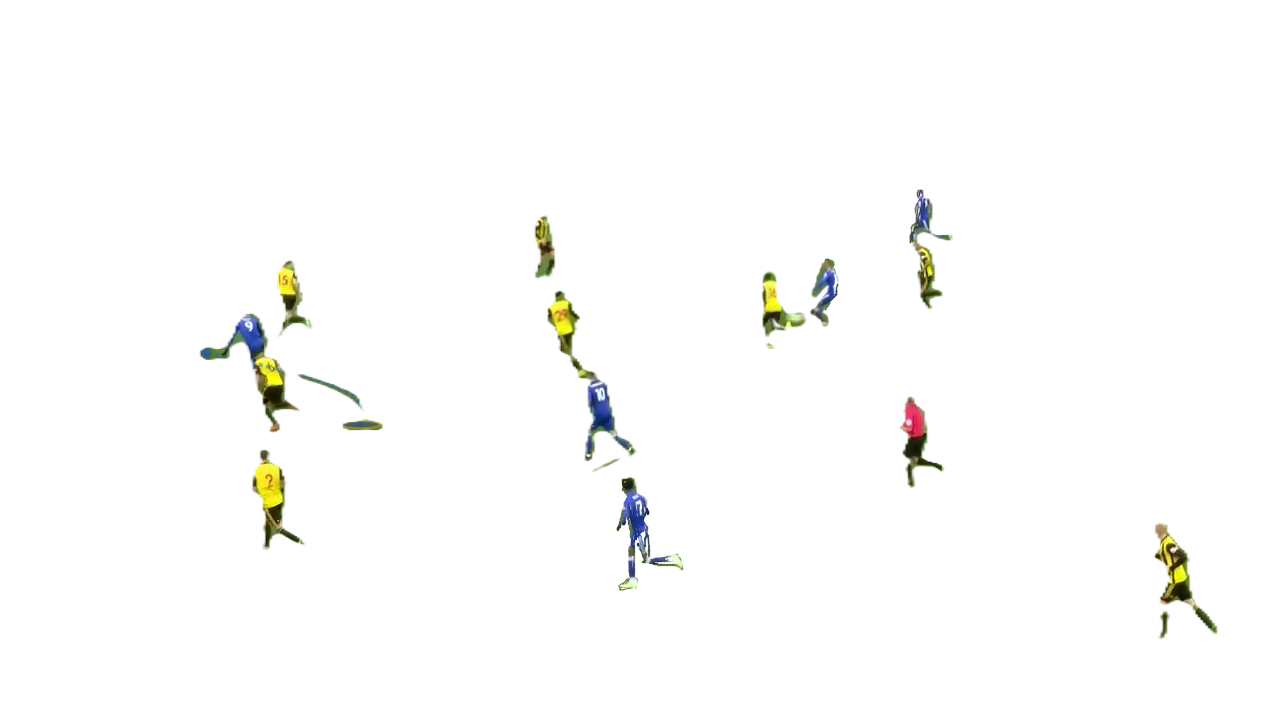
#> input picture football_ext.png, 1280 x 720 px
$ python jiggling.py
#> lines starting #> are read from the running program, lines starting #| are printed output that depends on the picture
import cv2
import numpy as np
import random

# Paths to the image and mask
image_path = 'football_ext.png'  # Your original image
mask_path = 'output.png'  # Your SAM-generated mask
coordinates_file = 'coordinates.txt'  # Your bounding box coordinates

# Load the image and mask
image = cv2.imread(image_path, cv2.IMREAD_UNCHANGED)
#> image is the input picture: shape (720, 1280, 4); mean B, G, R, A 251.3, 252.2, 252.1, 5.8
mask = cv2.imread(mask_path, cv2.IMREAD_GRAYSCALE)
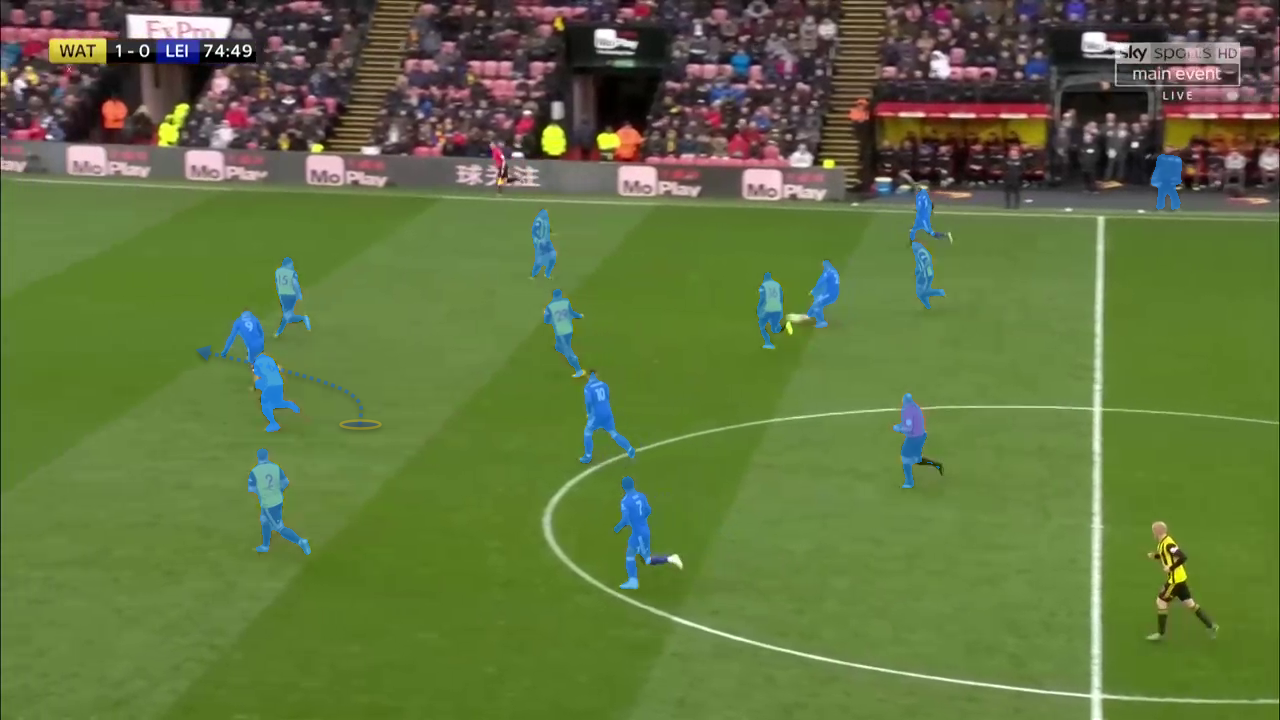
#> input picture output.png, 1280 x 720 px
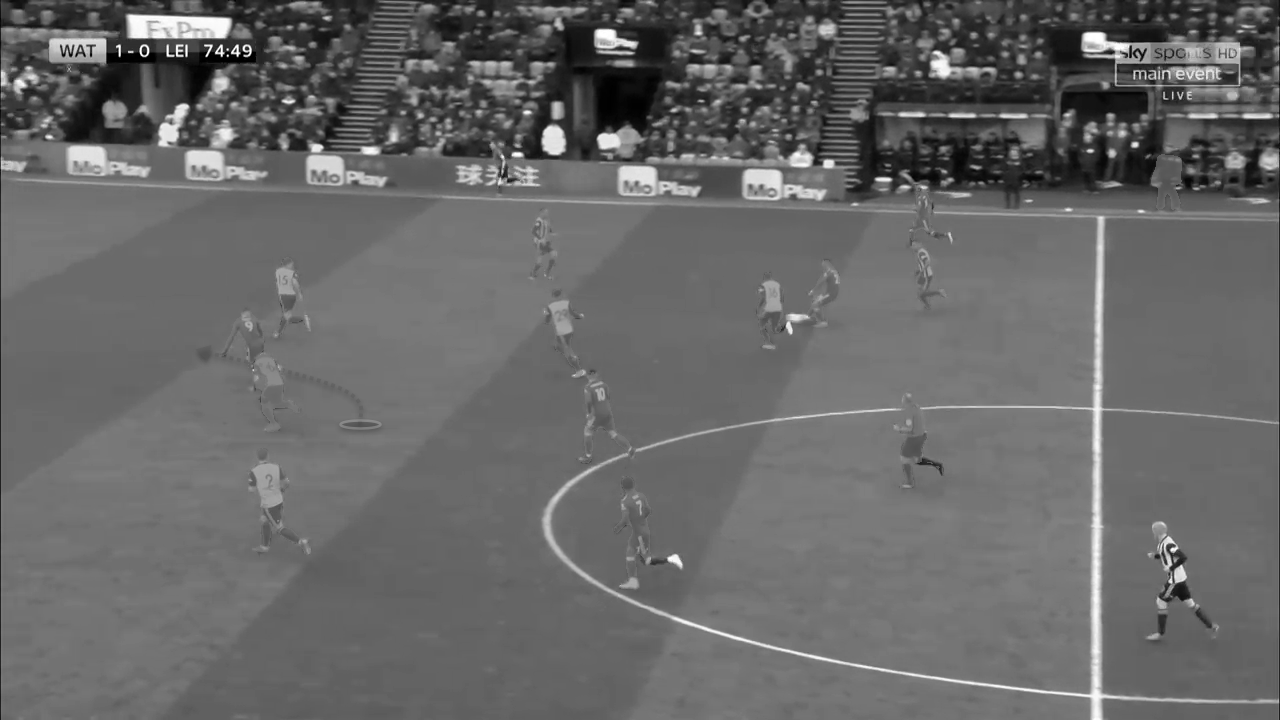
#> mask: shape (720, 1280); min 0, max 255, mean 103.8
height, width, _ = image.shape
#> height = 720; width = 1280

# Create a transparent (RGBA) background with the same size as the original image
transparent_background = np.zeros((height, width, 4), dtype=np.uint8)

# Function to randomly shift the bounding box coordinates
def random_shift_coordinates(x0, y0, x1, y1, shift_max, img_width, img_height):
    shift_x = random.randint(-shift_max, shift_max)
    shift_y = random.randint(-shift_max, shift_max)

    # Shift the coordinates, ensuring they remain within image boundaries
    new_x0 = max(0, min(int(x0 + shift_x), img_width))
    new_y0 = max(0, min(int(y0 + shift_y), img_height))
    new_x1 = max(0, min(int(x1 + shift_x), img_width))
    new_y1 = max(0, min(int(y1 + shift_y), img_height))

    return new_x0, new_y0, new_x1, new_y1

# Read the coordinates from the text file
original_coordinates = []
new_coordinates = []

with open(coordinates_file, 'r') as f:
#> (reads coordinates.txt from the repository)
    lines = f.readlines()

    for line in lines:
        parts = line.strip().split()

        # Convert the bounding box coordinates to floats, keeping metadata intact
        x0, y0, x1, y1 = map(float, parts[:4])  # First four values are the bounding box coordinates
        confidence = float(parts[4])  # Confidence score
        other_value = float(parts[5])  # Other metadata value (e.g., class label or something else)

        original_coordinates.append((x0, y0, x1, y1, confidence, other_value))

        # Randomly shift the coordinates
        shift_max = 30  # Adjust this value to control the amount of shift
        new_x0, new_y0, new_x1, new_y1 = random_shift_coordinates(x0, y0, x1, y1, shift_max, width, height)
        new_coordinates.append((new_x0, new_y0, new_x1, new_y1, confidence, other_value))

        # Extract the object from the original image using the mask and original coordinates
        object_image = cv2.bitwise_and(image[int(y0):int(y1), int(x0):int(x1)],
                                       image[int(y0):int(y1), int(x0):int(x1)],
                                       mask=mask[int(y0):int(y1), int(x0):int(x1)])

        # Convert object image to RGBA with alpha from mask
        object_image_rgba = cv2.cvtColor(object_image, cv2.COLOR_BGR2BGRA)
        object_image_rgba[:, :, 3] = mask[int(y0):int(y1), int(x0):int(x1)]

        # Paste the object into the new position on the transparent background
        transparent_background[new_y0:new_y1, new_x0:new_x1] = object_image_rgba
#> this loop made 16 passes
#> pass 1, `object_image = cv2.bitwise_and(image[int(y0):int(y1), int(x0):int(x1)]..`:
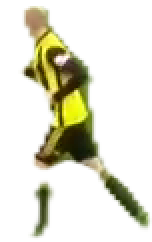
#> object_image: shape (121, 76, 4) (shown 2 times larger); mean B, G, R, A 208.4, 224.5, 225.1, 61.6
#> pass 2, `object_image = cv2.bitwise_and(image[int(y0):int(y1), int(x0):int(x1)]..`:
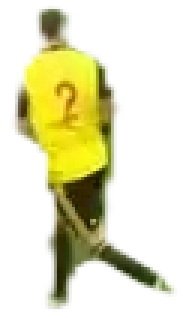
#> object_image: shape (106, 61, 4) (shown 3 times larger); mean B, G, R, A 190.4, 225.6, 227.2, 81.1
#> pass 3, `object_image = cv2.bitwise_and(image[int(y0):int(y1), int(x0):int(x1)]..`:
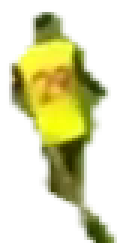
#> object_image: shape (81, 39, 4) (shown 3 times larger); mean B, G, R, A 173.9, 217.3, 217.5, 101.6
#> after the loop:
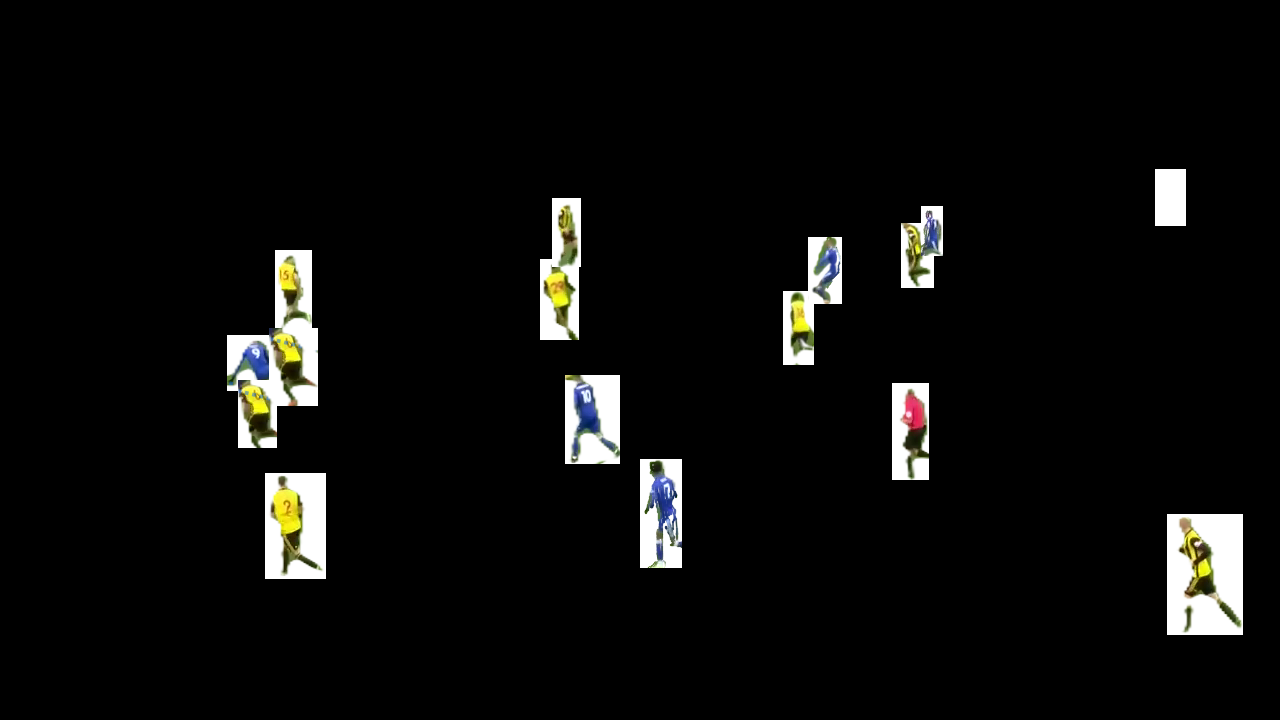
#> transparent_background: shape (720, 1280, 4); mean B, G, R, A 11.2, 12.2, 12.1, 6.5
#> after the loop, new_coordinates = 16 items, first 6: (1167, 514, 1243, 635, 0.847, 0), (265, 473, 326, 579, 0.801, 0), (540, 259, 579, 340, 0.787, 0), (565, 375, 620, 464, 0.766, 0), (275, 250, 312, 331, 0.751, 0), (783, 291, 814, 365, 0.734, 0); original_coordinates = 16 items

# Save the new image with shifted objects on a transparent background
cv2.imwrite('shifted_objects_on_transparent.png', transparent_background)

# Save the new coordinates to a text file (in the same format as the original)
with open('new_coordinates.txt', 'w') as f:
    for coord in new_coordinates:
        f.write(f"{coord[0]} {coord[1]} {coord[2]} {coord[3]} {coord[4]} {coord[5]}\n")
#> this loop made 16 passes
#> coord on passes 1 to 12: (1167, 514, 1243, 635, 0.847, 0), (265, 473, 326, 579, 0.801, 0), (540, 259, 579, 340, 0.787, 0), (565, 375, 620, 464, 0.766, 0), (275, 250, 312, 331, 0.751, 0), (783, 291, 814, 365, 0.734, 0), (552, 198, 581, 267, 0.717, 0), (892, 383, 929, 480, 0.692, 0), (227, 335, 273, 391, 0.68, 0), (640, 459, 682, 568, 0.671, 0), (808, 237, 842, 304, 0.646, 0), (901, 223, 934, 288, 0.638, 0)

print("New image with transparent background and coordinates saved successfully.")
